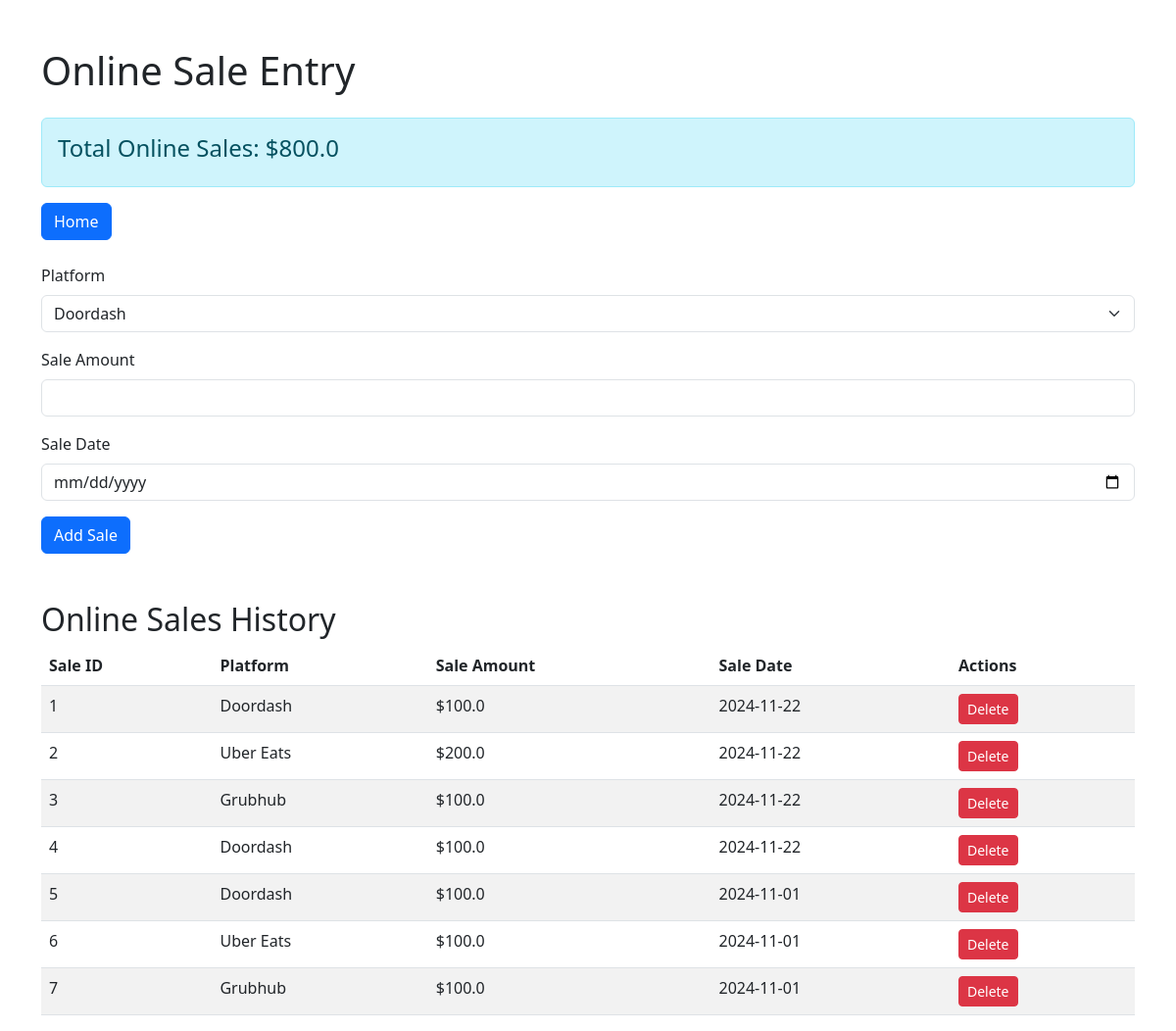
The page /online_sale on the database as committed earlier.
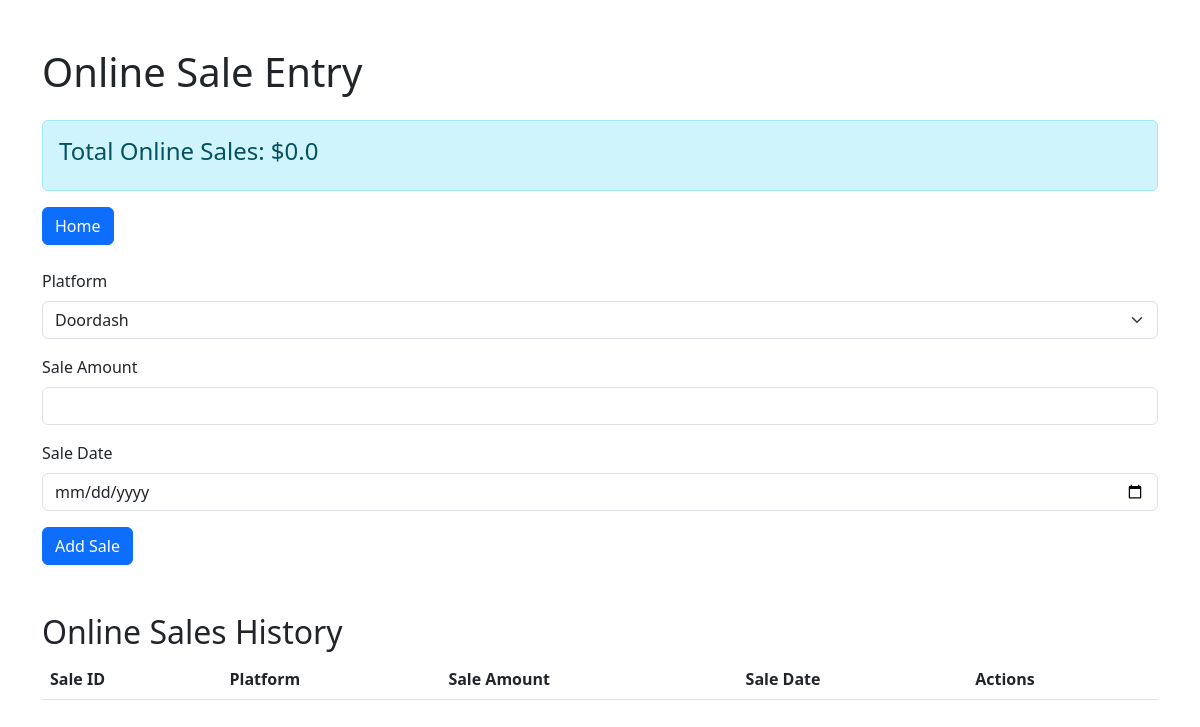
The same page on the database as committed later.
### tables this page shows
CREATE TABLE online_sales (
            id INTEGER PRIMARY KEY AUTOINCREMENT,
            platform TEXT,
            sale_amount REAL,
            sale_date TEXT
        );

### app.py (the view, shortened to what this page needs)
@app.route("/online_sale", methods=["GET", "POST"])
def online_sale():
    try:
        conn = sqlite3.connect("sales.db")
        cursor = conn.cursor()
        cursor.execute("""
            SELECT id, platform, sale_amount, sale_date
            FROM online_sales
            ORDER BY sale_date DESC
        """)
        online_sales = cursor.fetchall()
        cursor.execute("SELECT SUM(sale_amount) FROM online_sales")
        total_online_sales = cursor.fetchone()[0] or 0.0
        conn.close()
        return render_template(
            "online_sale.html",
            online_sales=online_sales,
            total_online_sales=total_online_sales
        )
    except Exception as e:
        return f"Error: {e}", 500

### templates/online_sale.html (shortened to what this page needs)
<!DOCTYPE html>
<html lang="en">
<head>
    <link rel="stylesheet" href="https://cdn.jsdelivr.net/npm/bootstrap@5.3.0-alpha3/dist/css/bootstrap.min.css">
</head>
<body>
    <div class="container mt-5">
        <h1>Online Sale Entry</h1>
        <div class="alert alert-info mt-4">
            <h4>Total Online Sales: ${{ total_online_sales }}</h4>
        </div>
        <div class="mb-4">
            <a href="/" class="btn btn-primary">Home</a>
        </div>
        <form method="POST" action="/online_sale">
            <div class="mb-3">
                <label for="platform" class="form-label">Platform</label>
                <select id="platform" name="platform" class="form-select" required>
                    <option value="Doordash">Doordash</option>
                </select>
            </div>
            <div class="mb-3">
                <label for="sale_amount" class="form-label">Sale Amount</label>
                <input type="number" step="0.01" id="sale_amount" name="sale_amount" class="form-control" required>
            </div>
            <div class="mb-3">
                <label for="sale_date" class="form-label">Sale Date</label>
                <input type="date" id="sale_date" name="sale_date" class="form-control" required>
            </div>
            <button type="submit" class="btn btn-primary">Add Sale</button>
        </form>
        <h2 class="mt-5">Online Sales History</h2>
        <table class="table table-striped">
            <thead>
                <tr>
                    <th>Sale ID</th>
                    <th>Platform</th>
                    <th>Sale Amount</th>
                    <th>Sale Date</th>
                    <th>Actions</th>
                </tr>
            </thead>
            <tbody>
                {% for sale in online_sales %}
                <tr>
                    <td>{{ sale[0] }}</td>
                    <td>{{ sale[1] }}</td>
                    <td>${{ sale[2] }}</td>
                    <td>{{ sale[3] }}</td>
                    <td>
                        <form action="/delete_online_sale/{{ sale[0] }}" method="POST" style="display:inline;">
                            <button type="submit" class="btn btn-danger btn-sm">Delete</button>
                        </form>
                    </td>
                </tr>
                {% endfor %}
            </tbody>
        </table>
    </div>
</body>
</html>

Rows that differ between the two databases and show on the page:
removed online_sales: id "1", platform "Doordash", sale_amount "100.0", sale_date "2024-11-22"
removed online_sales: id "2", platform "Uber Eats", sale_amount "200.0", sale_date "2024-11-22"
removed online_sales: id "3", platform "Grubhub", sale_amount "100.0", sale_date "2024-11-22"
removed online_sales: id "4", platform "Doordash", sale_amount "100.0", sale_date "2024-11-22"
removed online_sales: id "5", platform "Doordash", sale_amount "100.0", sale_date "2024-11-01"
removed online_sales: id "6", platform "Uber Eats", sale_amount "100.0", sale_date "2024-11-01"
removed online_sales: id "7", platform "Grubhub", sale_amount "100.0", sale_date "2024-11-01"
Other text that changed with them:
{{ total_online_sales }}: "800.0" → "0.0"
